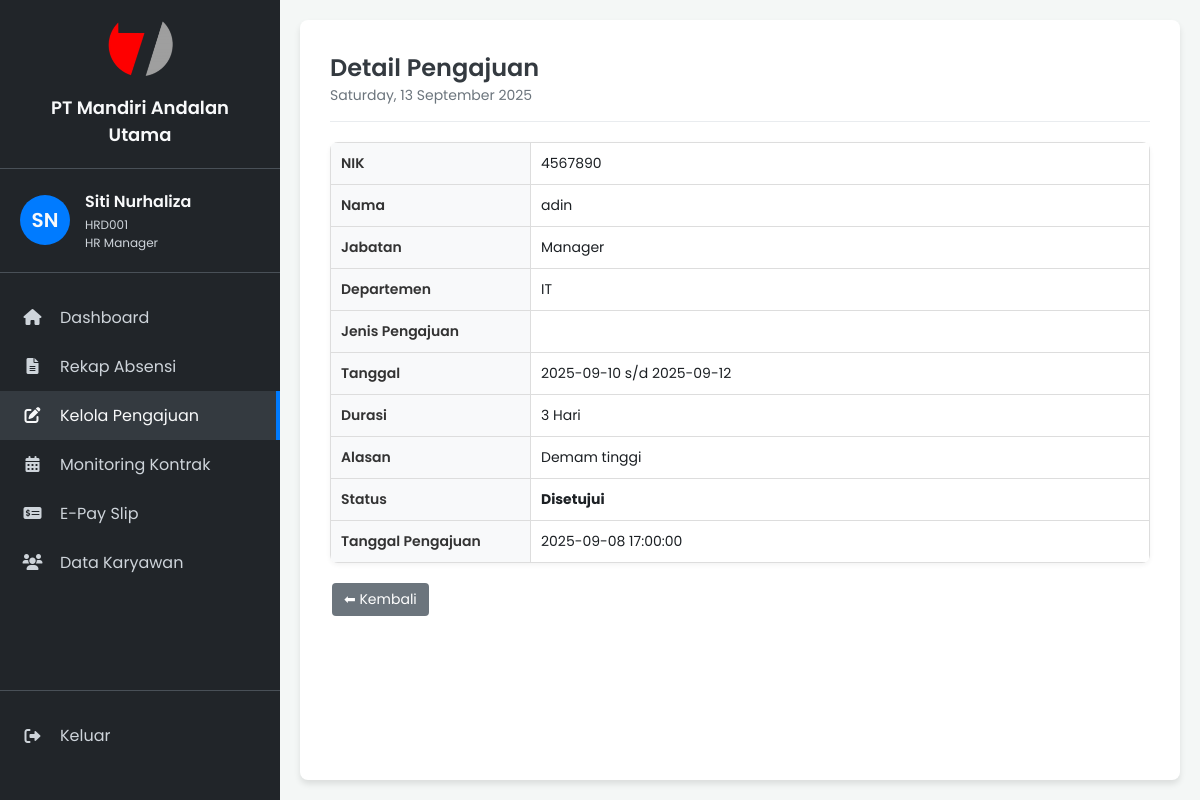
/pengajuan/detail_pengajuan.php?id=3, run on the app's committed database.
### tables this page shows
CREATE TABLE `pengajuan` (
  `id_pengajuan` int(11) NOT NULL,
  `nik_karyawan` varchar(20) NOT NULL,
  `jenis_pengajuan` enum('Cuti','Izin','Lembur') NOT NULL,
  `tanggal_mulai` date NOT NULL,
  `tanggal_selesai` date NOT NULL,
  `durasi` int(11) NOT NULL,
  `alasan` text,
  `lampiran` varchar(255) DEFAULT NULL,
  `status` enum('Menunggu','Disetujui','Ditolak') DEFAULT 'Menunggu',
  `tanggal_pengajuan` timestamp NOT NULL DEFAULT CURRENT_TIMESTAMP
);

CREATE TABLE `karyawan` (
  `nik_ktp` varchar(16) NOT NULL COMMENT 'NIK dari KTP, sebagai primary key',
  `nama_lengkap` varchar(100) NOT NULL,
  `jenis_kelamin` enum('Laki-laki','Perempuan') NOT NULL,
  `tempat_lahir` varchar(50) DEFAULT NULL,
  `tanggal_lahir` date NOT NULL,
  `alamat` text,
  `no_hp_wa` varchar(20) NOT NULL,
  `status_pernikahan` enum('Lajang','Menikah','Cerai') NOT NULL,
  `agama` varchar(20) NOT NULL,
  `foto_path` varchar(255) DEFAULT NULL COMMENT 'Path atau URL ke file foto',
  `serumah_nama` varchar(100) DEFAULT NULL,
  `serumah_no_hp` varchar(20) DEFAULT NULL,
  `serumah_alamat` text,
  `serumah_hubungan` varchar(50) DEFAULT NULL,
  `tidaksesumah_nama` varchar(100) DEFAULT NULL,
  `tidaksesumah_no_hp` varchar(20) DEFAULT NULL,
  `tidaksesumah_alamat` text,
  `tidaksesumah_hubungan` varchar(50) DEFAULT NULL,
  `nik_karyawan` varchar(20) NOT NULL COMMENT 'Nomor Induk Karyawan perusahaan',
  `tanggal_masuk` date NOT NULL,
  `departemen` varchar(50) NOT NULL,
  `jabatan` varchar(50) NOT NULL,
  `status_kerja` enum('Kontrak','Tetap','Magang','Outsourcing') NOT NULL,
  `lokasi_kerja` varchar(100) NOT NULL,
  `npwp` varchar(30) DEFAULT NULL,
  `bpjs_kesehatan` varchar(30) DEFAULT NULL,
  `bpjs_ketenagakerjaan` varchar(30) DEFAULT NULL,
  `rekening` varchar(50) DEFAULT NULL,
  `nama_bank` varchar(50) DEFAULT NULL,
  `email` varchar(100) NOT NULL,
  `password_hash` varchar(255) NOT NULL COMMENT 'Password yang di-hash',
  `role` enum('Karyawan','HRD','Manager') NOT NULL,
  `created_at` timestamp NOT NULL DEFAULT CURRENT_TIMESTAMP,
  `tanggal_akhir_kontrak` date DEFAULT NULL
);

### pengajuan/detail_pengajuan.php (the view, shortened to what this page needs)
<?php
$servername = "localhost";
$username = "root";
$password = "";
$dbname = "hrd_system";
$conn = new mysqli($servername, $username, $password, $dbname);
$id = intval($_GET['id']);
$sql = "SELECT p.id_pengajuan, p.jenis_pengajuan, p.tanggal_mulai, p.tanggal_selesai,
               p.durasi, p.alasan, p.status, p.tanggal_pengajuan,
               k.nik_karyawan, k.nama_lengkap, k.jabatan, k.departemen
        FROM pengajuan p
        INNER JOIN karyawan k ON p.nik_karyawan = k.nik_karyawan
        WHERE p.id_pengajuan = $id";
$result = $conn->query($sql);
$row = $result->fetch_assoc();
?>
<!DOCTYPE html>
<html lang="id">
<head>
    <link rel="stylesheet" href="../style.css">
    <link rel="stylesheet" href="https://cdnjs.cloudflare.com/ajax/libs/font-awesome/6.0.0-beta3/css/all.min.css">
</head>
<body>
    <div class="container">
        <aside class="sidebar">
            <div class="company-brand">
                <img src="../image/manu.png" alt="Logo PT Mandiri Andalan Utama" class="company-logo">
                <p class="company-name">PT Mandiri Andalan Utama</p>
            </div>
            <div class="user-info">
                <div class="user-avatar">SN</div>
                <div class="user-details">
                    <p class="user-name">Siti Nurhaliza</p>
                    <p class="user-id">HRD001</p>
                    <p class="user-role">HR Manager</p>
                </div>
            </div>
            <nav class="sidebar-nav">
                <ul>
                    <li><a href="../index.php"><i class="fas fa-home"></i> Dashboard</a></li>
                    <li><a href="#"><i class="fas fa-file-alt"></i> Rekap Absensi</a></li>
                    <li class="active"><a href="kelola_pengajuan.php"><i class="fas fa-edit"></i> Kelola Pengajuan</a></li>
                    <li><a href="#"><i class="fas fa-calendar-alt"></i> Monitoring Kontrak</a></li>
                    <li><a href="../payslip/e_payslip_hrd.php"><i class="fas fa-money-check-alt"></i> E-Pay Slip</a></li>
                    <li><a href="../data_karyawan/data_karyawan.php"><i class="fas fa-users"></i> Data Karyawan</a></li>
                </ul>
            </nav>
            <div class="logout-link">
                <a href="#"><i class="fas fa-sign-out-alt"></i> Keluar</a>
            </div>
        </aside>
        <main class="main-content">
            <header class="main-header">
                <h1>Detail Pengajuan</h1>
                <p class="current-date"><?php echo date("l, d F Y"); ?></p>
            </header>
            <section class="content">
                <table>
                    <tr><th>NIK</th><td><?= $row['nik_karyawan']; ?></td></tr>
                    <tr><th>Nama</th><td><?= $row['nama_lengkap']; ?></td></tr>
                    <tr><th>Jabatan</th><td><?= $row['jabatan']; ?></td></tr>
                    <tr><th>Departemen</th><td><?= $row['departemen']; ?></td></tr>
                    <tr><th>Jenis Pengajuan</th><td><?= $row['jenis_pengajuan']; ?></td></tr>
                    <tr><th>Tanggal</th><td><?= $row['tanggal_mulai']; ?> s/d <?= $row['tanggal_selesai']; ?></td></tr>
                    <tr><th>Durasi</th><td><?= $row['durasi']; ?> Hari</td></tr>
                    <tr><th>Alasan</th><td><?= $row['alasan']; ?></td></tr>
                    <tr><th>Status</th><td><strong><?= $row['status']; ?></strong></td></tr>
                    <tr><th>Tanggal Pengajuan</th><td><?= $row['tanggal_pengajuan']; ?></td></tr>
                </table>
                <div style="margin-top:15px;">
                    <a href="kelola_pengajuan.php" class="btn btn-back">⬅ Kembali</a>
                </div>
            </section>
        </main>
    </div>
</body>
</html>

### style.css (style rules this page uses)
:root { --primary-color: #007bff; --dark-bg: #212529; --darker-bg: #1c2024; --text-color: #f8f9fa; --light-text-color: #ced4da; --active-bg: #343a40; --border-color: #495057; }
* { margin: 0; padding: 0; box-sizing: border-box; }
body { font-family: 'Poppins', sans-serif; background-color: #f4f7f6; color: var(--darker-bg); }
.container { display: flex; height: 100vh; }
.sidebar { width: 280px; background-color: var(--dark-bg); color: var(--text-color); display: flex; flex-direction: column; padding: 20px 0; }
.company-brand { padding: 0 20px 20px; text-align: center; border-bottom: 1px solid var(--border-color); margin-bottom: 20px; }
.company-logo { max-width: 70px; height: auto; margin-bottom: 10px; }
.company-name { font-size: 18px; font-weight: 600; color: var(--text-color); margin: 0; }
.user-info { display: flex; align-items: center; padding: 0 20px 20px; border-bottom: 1px solid var(--border-color); margin-bottom: 20px; }
.user-avatar { width: 50px; height: 50px; background-color: var(--primary-color); border-radius: 50%; display: flex; justify-content: center; align-items: center; font-size: 20px; font-weight: 600; margin-right: 15px; }
.user-details .user-name { font-size: 16px; font-weight: 600; margin-bottom: 2px; }
.user-details .user-id, .user-details .user-role { font-size: 12px; color: var(--light-text-color); margin: 0; }
.sidebar-nav ul { list-style: none; }
.sidebar-nav li a { display: flex; align-items: center; padding: 12px 20px; color: var(--light-text-color); text-decoration: none; transition: background-color 0.2s, color 0.2s; }
.sidebar-nav li a:hover, .sidebar-nav li.active a { background-color: var(--active-bg); color: var(--text-color); }
.sidebar-nav li.active a { border-right: 4px solid var(--primary-color); }
.sidebar-nav li a i { width: 25px; text-align: center; margin-right: 15px; }
.logout-link { margin-top: auto; padding: 20px 0; border-top: 1px solid var(--border-color); }
.logout-link a { display: flex; align-items: center; padding: 12px 20px; color: var(--light-text-color); text-decoration: none; transition: background-color 0.2s, color 0.2s; }
.logout-link a i { width: 25px; text-align: center; margin-right: 15px; }
.main-content { flex-grow: 1; padding: 30px; background-color: #fff; border-radius: 8px; box-shadow: 0 4px 6px rgba(0, 0, 0, 0.1); margin: 20px; overflow: auto; }
.main-header { margin-bottom: 20px; padding-bottom: 15px; border-bottom: 1px solid #e9ecef; }
.main-header h1 { font-size: 24px; font-weight: 600; color: #343a40; }
.main-header .current-date { font-size: 14px; color: #6c757d; }
table { width: 100%; border-collapse: collapse; background-color: #fff; border-radius: 8px; overflow: hidden; box-shadow: 0 2px 5px rgba(0, 0, 0, 0.05); }
th, td { padding: 12px 15px; text-align: left; border-bottom: 1px solid #ddd; font-size: 14px; }
th { font-weight: 600; color: #333; }

### pengajuan/detail_pengajuan.php (style rules this page uses)
table { width: 100%; border-collapse: collapse; margin-top: 15px; }
th, td { padding: 10px; border: 1px solid #ddd; text-align: left; }
th { width: 200px; background: #f8f9fa; }
.btn { padding: 6px 12px; border-radius: 4px; text-decoration: none; font-size: 14px; margin: 5px 2px; display: inline-block; }
.btn-back { background: #6c757d; color: #fff; }

### data on the page
pengajuan: karyawan.nik_karyawan "4567890", karyawan.nama_lengkap "adin", karyawan.jabatan "Manager", karyawan.departemen "IT", tanggal_mulai "2025-09-10", tanggal_selesai "2025-09-12", durasi "3", alasan "Demam tinggi", status "Disetujui", tanggal_pengajuan "2025-09-08 17:00:00"
